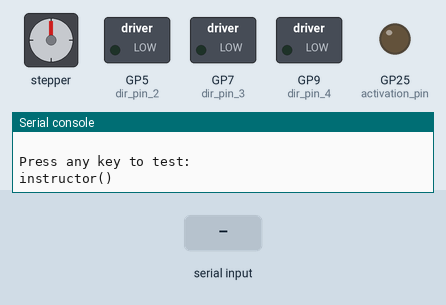
Simulated run of this program. Board: Raspberry Pi Pico running MicroPython. Parts: stepper motor, switched loads named in the program (green lamp = pin HIGH), output pins drawn as LEDs (lit = HIGH), the last lines printed to the serial console. The inputs (shaded band) are chosen by the test bench. The stepper is drawn at 200 steps a turn; pins used as bus, display or sensor lines are not drawn.

Above: at 1.2 s.
1.3 s: "5" typed at the serial console, then Enter
At 1.52 s:
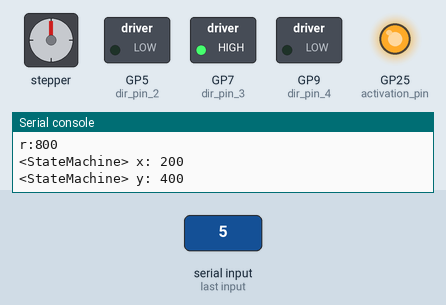
At 1.97 s:
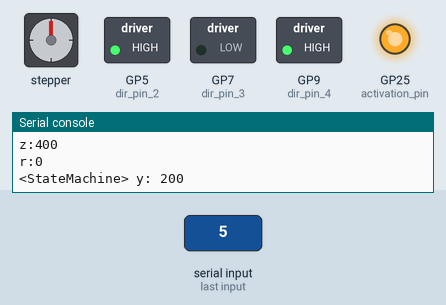
Timing chart, 0 to 4.3 s (numbered marks = the images above; inputs shaded):
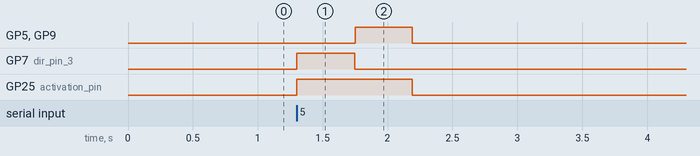

The program:

stepper_controller.py
```python
         ### Libraries ###
import time                      # To be able to add delays (sleep)
from machine import Pin          # To allow software to manipulate board pins
import rp2                       # Is used to make PIO programs

         ### Global Variables ###
motor_1 = False                   # To be able to check if a motor is completed
motor_2 = False                   # - " -
motor_3 = False
motor_4 = False
x_last = 0                        # To store relative position in steps
y_last = 0                        # - " -
z_last = 0                        # - " -
r_last = 0                        # - " -
# x_speed = 10                      # Speed of motor to put into PIO.
# y_speed = 10                      # - " -
# z_speed = 10                      # - " -
# r_speed = 10                      # - " -

         ### Stepper motor setup ###
# These settings are made for rotational movement only. (Belts, gears etc)
# This means if you want to use a trapetziod for a linear actuator, use the other motor settings.
drv_ms = 16               # resolution of microstepping 1 / 1, 2, 4, 8, 16, 32, 64, 128, write the denominator only
motor_steps_per_rev = 200 # steps per full revolution, often 200 or 400
gear_ratio = 1            # how many times the motor needs to spin to turn output one time. Gear ratio 5:1 means 5 times for one full turn
steps_per_rev = motor_steps_per_rev * drv_ms * gear_ratio # This is the number of steps to move output.
step_angle = 360 / steps_per_rev # This is the step resolution in degrees
lead_screw_pitch = 2 # This is how far each rotation will move something. 2 [mm] pitch is common for 3D printers.
step_pitch = lead_screw_pitch / steps_per_rev # This is how far along the lead screw we are moved for each step.
print("For gears, belts and arms.")
print("Steps per revolution:", steps_per_rev, "steps.",
      "\nOne step is", step_angle, "degrees.\n")
print("For lead screws.")
print ("[mm] per revolution:", lead_screw_pitch,
       "\nOne steps is", step_pitch, "[mm].\n")

# Whith the example above, we get:
# Belt, Gear or Arm
# Steps per revolution: 3200
# Wormgear or Lead screw
# [mm] per revolution: 2
# One step is 0.1125 degrees


         ### Synchronization Pin ###
activation_pin = Pin(25, Pin.OUT) # Pin 25 is used to trigger our PIO programs/functions
                                  # and is mandatory to have synchronous activation of motors
                                  # For Pi Pico W, chose another Pin and add LED activation for
                                  # visual feedback.

         ### PIO functions ###
# step_counter is a PIO program that takes in a value (desired number of steps)
# by pulling it from FIFO placing it in OSR,
# then copying it over to X and iterates over x until
# it reaches 0, whichs means all steps have been made.
# after each steps, a second PIO program within the same PIO-block
# is called which adds a delay to slow down the steps.
#
#      The available blocks and their state machines are:
#           -- PIO block 0 --           -- PIO block 1 --
#        State machine 0, 1, 2, 3    State machine 4, 5, 6, 7

@rp2.asm_pio(sideset_init=rp2.PIO.OUT_LOW) # Assembly decorator, sideset pin default Low
                                           # and that it's assigned Pin should be Low / Off
                                           # when the program starts.
def step_counter():
    pull(block)                    # wait for FIFO to fill (put), then pull data to OSR
    mov(x, osr)                    # copy OSR data into X (load our steps into x)
    wait(1, gpio, 25)              # waiting for Pin 25 to activate
    label("count")                 # this is a header we jump back to for counting steps
    jmp(not_x, "end") .side(1) [1] # if x is 0(zero), jmp to end - Side Step Pin On
    irq(5) .side(0)                # sets IRQ 5 high, starting step_speed() - Side Step Pin Off
    irq(block, 4)                  # waiting for IRQ flag 4 to clear
    jmp(x_dec, "count")            # if x is NOT 0(zero), remove one (-1) from x and jump back to count, Else, continue
    label("end")                   # This is a header we can jmp to if x is 0.
    irq(block, rel(0))             # Signals IRQ handler that all steps have been made and waits for handler to clear the flag (block)

@rp2.asm_pio(autopull=True)                         # Tells the program that this is a PIO program/function.
def step_speed():
    wait(1, irq, 5)         # waiting for IRQ flag 5 from step_counter and then clears it
    set(y, 5)               # set y to the value 31 (which is 0-31 = 32)
    label("delay")          # this is a header we jump back to for adding a delay
    nop() [9]               # do nothing for [n] instructions (which is 20 instructions)
    jmp(y_dec, "delay")     # if y not 0(zero), remove one (-1) from y make jump to delay, Else, continue
    irq(clear, 4)           # clear IRQ flag 4, allowing step_counter() to continue

     ### PIO interupt handlers ###
# These are triggered by step_counter in each PIO block and thus
# there are two similar functions that does the same thing.
# When they are triggered, motor_n turns True and
# they print x or y steps to REPL and which statemachine is done.
def pio_0_handler(sm): # Motor 1
    global motor_1
    motor_1 = True
    print(sm, "x:", x_last)

def pio_1_handler(sm): # Motor 2
    global motor_2
    motor_2 = True
    print(sm, "y:", y_last)

def pio_2_handler(sm): # Motor 3
    global motor_3
    motor_3 = True
    print(sm, "z:", z_last)

def pio_3_handler(sm): # Motor 4
    global motor_4
    motor_4 = True
    print(sm, "r:", r_last)

     ### Setting up state machines ###
# Motor 1 is separated in the code to better explain each step.
# Motor 2 uses the same code, but is written in a much more readable way.
# Motor 2 is the prefered way to write code.
sc_freq = 1_000_000 # step_counter frequency
ss_freq = 1_000_000 # step_speed frequency
                    # 1_000_000 Hz = 1 MHz means each instruction in PIO is 1us long
                    # 4_000_000 Hz = 4 MHz means each instruction in PIO is 0.25 us long
# Motor 1 - Pio Block 0
step_pin_1 = Pin(17, Pin.OUT)
dir_pin_1 = Pin(16, Pin.OUT)         # Defines Pin 16 as direction pin of motor 1 and as an Output pin
sm_0 = rp2.StateMachine(0,           # Creates object called sm_0 and binds it to state machine 0 inPIO block 0
    step_counter,                    # Assigns step_counter as PIO program/function
    freq=sc_freq,                    # Sets the PIO frequency to sc_freq
    sideset_base=step_pin_1          # Sets Pin 17 as first sideset pin of PIO program/function
)

sm_0.irq(pio_0_handler)              # Directs interrupts from sm_0 to the interrupt handler pio_0_handler()
sm_1 = rp2.StateMachine(1,           # Creates object called sm_1 and binds it to state machine 1 in PIO block 0
                        step_speed,  # Assigns step_speed as PIO program/function
                        freq=ss_freq # Sets the PIO frequency to ss_freq
)

# Motor 2 - Pio Block 1
step_pin_2 = Pin(4, Pin.OUT)                                                  # Step Pin 4
dir_pin_2 = Pin(5, Pin.OUT)                                                   # Direction Pin 5
sm_4 = rp2.StateMachine(4, step_counter, freq=sc_freq, sideset_base=step_pin_2) # Statemachine 4 - PIO block 1
sm_4.irq(pio_1_handler)                                                        #
sm_5 = rp2.StateMachine(5, step_speed, freq=ss_freq)                        # Statemachine 5 - PIO block 1

# Motor 3 - Pio Block 0
step_pin_3 = Pin(6, Pin.OUT)                                                  # Step Pin 5
dir_pin_3 = Pin(7, Pin.OUT)                                                   # Direction Pin 6
sm_2 = rp2.StateMachine(2, step_counter, freq=sc_freq+10, sideset_base=step_pin_2) # Statemachine 2 - PIO block 0
sm_2.irq(pio_2_handler)                                                        #
sm_3 = rp2.StateMachine(3, step_speed, freq=ss_freq+10)                        # Statemachine 3 - PIO block 0

# Motor 4 - Pio Block 1
step_pin_4 = Pin(8, Pin.OUT)                                                  # Step Pin 8
dir_pin_4 = Pin(9, Pin.OUT)                                                   # Direction Pin 9
sm_6 = rp2.StateMachine(6, step_counter, freq=sc_freq+10, sideset_base=step_pin_2) # Statemachine 6 - PIO block 1
sm_6.irq(pio_3_handler)                                                        #
sm_7 = rp2.StateMachine(7, step_speed, freq=ss_freq+10)                        # Statemachine 7 - PIO block 1

# Activating all state machine
sm_0.active(1), sm_1.active(1) # Motor 1 State machine 0 and 1 in PIO block 0
sm_4.active(1), sm_5.active(1) # Motor 2 State machine 4 and 5 in PIO block 1
sm_2.active(1), sm_3.active(1) # Motor 3 State machine 2 and 3 in PIO block 0
sm_6.active(1), sm_7.active(1) # Motor 4 State machine 6 and 7 in PIO block 1

def steps(x, y, z, r): # Feeds the PIO programs and activates them.
    global motor_1, motor_2, motor_3, motor_4
    global x_last, y_last, z_last, r_last
    x_last = x + x_last
    y_last = y + y_last
    z_last += z
    r_last += r
    motor_1 = False
    motor_2 = False
    motor_3 = False
    motor_4 = False
    x_steps = round(x)
    y_steps = round(y)
    z_steps = round(z)
    r_steps = round(r)
    if int(x) < 0:
        dir_pin_1.value(1)
        x_steps = x_steps * (-1)
    if int(y) < 0:
        dir_pin_2.value(1)
        y_steps = y_steps * (-1)
    if int(z) < 0:
        dir_pin_3.value(1)
        z_steps = z_steps * (-1)
    if int(r) < 0:
        dir_pin_4.value(1)
        r_steps = r_steps * (-1)
    sm_0.put(x_steps)
    sm_4.put(y_steps)
    sm_2.put(z_steps)
    sm_6.put(r_steps)
#     sm_1.put(x_speed)
#     sm_5.put(y_speed)
#     sm_3.put(z_speed)
#     sm_7.put(r_speed)
    activation_pin.value(1)
    print("\n### Stepping the steps ###")
    print("\nstepping to: " + "\nx:" +  str(x_last) + "\ny:" + str(y_last), "\nz:" +  str(z_last) + "\nr:" + str(r_last))
    while True:
        if motor_1 and motor_2 and motor_3 and motor_4:
            dir_pin_1.value(0)
            dir_pin_2.value(0)
            dir_pin_3.value(0)
            dir_pin_4.value(0)
            activation_pin.value(0) # This is active until both processes have signaled that they are done.
            position()
            return
        time.sleep_ms(1)

# def steps(x, y, z, r):
#     x_steps = int(x)
#     y_steps = int(y)
#     z_steps = int(z)
#     r_steps = int(r)
#     steps(x_steps, y_steps, z_steps, r_steps)

def angle(x_deg, y_deg, z_deg, r_deg):
    global step_angle
    x_steps = round(x_deg / step_angle)
    y_steps = round(y_deg / step_angle)
    z_steps = round(z_deg / step_angle)
    r_steps = round(r_deg / step_angle)
    steps(x_steps, y_steps, z_steps, r_steps)

def instructor(aquired_tuple):
    instruction_tuple = aquired_tuple
    for i in range(len(instruction_tuple)): # loads each item within the instruction tuple and assign to each motor.
        x = int(instruction_tuple[i][0])
        y = int(instruction_tuple[i][1])
        z = int(instruction_tuple[i][2])
        r = int(instruction_tuple[i][3])
        steps(x, y, z, r)

def position(x = 0, y = 0, z=0, r=0):
    global x_last, y_last, z_last, r_last
    x_angle = step_angle * x_last
    y_angle = step_angle * y_last
    z_angle = step_angle * z_last
    r_angle = step_angle * r_last
    if x != 0 and y != 0 and z != 0 and r != 0:
#         print("x at:", x_angle, "\u00B0")
#         print("y at:", y_angle, "\u00B0")
#         print("z at:", z_angle, "\u00B0")
#         print("r at:", r_angle, "\u00B0")
        return x_angle, y_angle, z_angle, r_angle
    elif x != 0:
#         print("x at:", x_angle, "\u00B0")
        return x_angle
    elif y != 0:
#         print("y at:", y_angle, "\u00B0")
        return y_angle
    elif z != 0:
#         print("z at:", z_angle, "\u00B0")
        return z_angle
    elif r != 0:
#         print("r at:", r_angle, "\u00B0")
        return r_angle
    else:
        print("x at:", x_angle, "\u00B0")
        print("y at:", y_angle, "\u00B0")
        print("z at:", z_angle, "\u00B0")
        print("r at:", r_angle, "\u00B0")

def zero():
    angle(-1 * position (1, 0, 0, 0), -1 * position (0, 1, 0, 0), -1 * position (0, 0, 1, 0), -1 * position (0, 0, 0, 1))

# def motor_speed(x, y, z, r):
#     global x_speed, y_speed, z_speed, r_speed
#     min_limit = 5
#     max_limit = 1000
#     if min_limit <= x <= max_limit:
#         x_speed = x
#     if min_limit <= y <= max_limit:
#         y_speed = y
#     if min_limit <= z <= max_limit:
#         z_speed = z
#     if min_limit <= r <= max_limit:
#         r_speed = r

if __name__ == "__main__":
    machine.freq(250_000_000)
    print(machine.freq()/1000000, "MHz clock-speed")
    input("\nPress any key to test:\ninstructor()")
    instructor(((200, 400, -400, 800), (800, -200, 800, -800)))
```

Measured:
- after the input at 1.3 s, GP5 (dir_pin_2), GP9 (dir_pin_4): LOW → HIGH after 0.45 s, → LOW 0.44 s later; GP7 (dir_pin_3): LOW → HIGH at once, → LOW 0.45 s later; GP25 (activation_pin): LOW → HIGH at once, → LOW 0.89 s later
